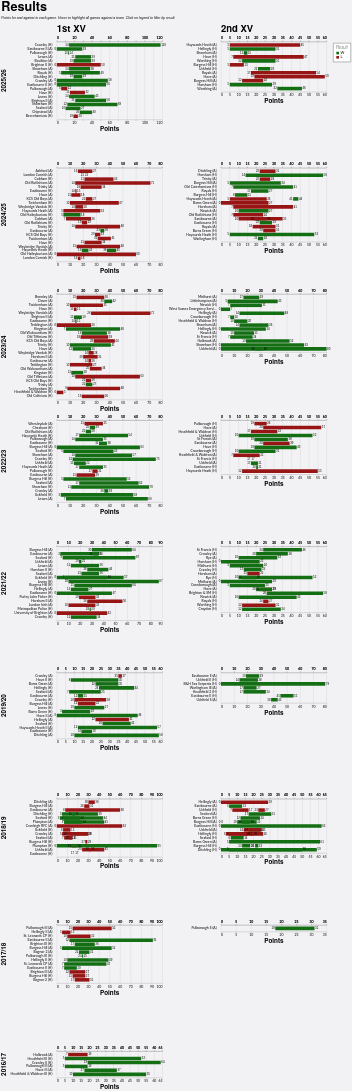

Write the Vega-Lite specification saved for this chart.
### Vega-Lite specification from a JSON file in a GitHub repository (floating-point values rounded to 4 significant figures; data arrays with more than 128 entries replaced by an {"elided": "..."} marker saying what was removed)
{"config": {"axis": {"labelFont": "Lato, sans-serif", "titleFont": "PT Sans Narrow, Helvetica Neue, Helvetica, Arial, sans-serif", "labelFontSize": 13, "titleFontSize": 24, "gridColor": "#202947", "gridOpacity": 0.2}, "header": {"labelFont": "PT Sans Narrow, Helvetica Neue, Helvetica, Arial, sans-serif", "titleFont": "PT Sans Narrow, Helvetica Neue, Helvetica, Arial, sans-serif", "labelFontSize": 24, "titleFontSize": 28, "labelFontWeight": "bold", "orient": "left"}, "legend": {"labelFont": "Lato, sans-serif", "titleFont": "PT Sans Narrow, Helvetica Neue, Helvetica, Arial, sans-serif", "labelFontSize": 14, "titleFontSize": 16, "titlePadding": 5, "fillColor": "white", "strokeColor": "black", "padding": 10, "titleFontWeight": "lighter", "titleFontStyle": "italic", "titleColor": "gray", "offset": 10}, "title": {"font": "PT Sans Narrow, Helvetica Neue, Helvetica, Arial, sans-serif", "fontSize": 48, "fontWeight": "bold", "anchor": "start", "align": "center", "titlePadding": 20, "subtitlePadding": 10, "subtitleFontSize": 13, "subtitleColor": "", "subtitleFontStyle": "italic", "offset": 15, "color": "black"}, "axisX": {"labelAngle": 0}, "facet": {"title": null, "header": null, "align": {"row": "each", "column": "each"}}, "resolve": {"scale": {"y": "independent", "facet": "independent"}}, "background": "#f2f1f4", "view": {"strokeWidth": 0}}, "data": {"name": "data-f264136793be4e8603c8a11440995066"}, "facet": {"column": {"field": "squad", "header": {"labelAnchor": "start", "labelExpr": "datum.value + ' XV'", "labelFontSize": 36, "title": null}, "title": null, "type": "nominal"}, "row": {"field": "season", "sort": {"field": "season", "order": "descending"}, "title": null, "type": "nominal"}}, "spec": {"layer": [{"mark": {"type": "bar"}, "encoding": {"color": {"field": "result", "legend": {"orient": "right", "title": "Result", "titleOrient": "top"}, "scale": {"domain": ["W", "L"], "range": ["#146f14", "#981515"]}, "type": "nominal"}, "detail": {"field": "game_id", "type": "nominal"}, "opacity": {"condition": {"param": "param_15", "value": 1.0, "empty": true}, "value": 0.2}, "x": {"axis": {"offset": 5, "orient": "bottom"}, "field": "pf", "title": "Points", "type": "quantitative"}, "x2": {"field": "pa"}, "y": {"axis": {"domain": false, "grid": false, "offset": 15, "ticks": false, "title": null}, "field": "game_label", "sort": {"field": "date", "order": "descending"}, "title": null, "type": "nominal"}}, "name": "view_2"}, {"mark": {"type": "text", "align": "right", "dx": -2, "dy": 0}, "encoding": {"color": {"value": "black"}, "detail": {"field": "game_id", "type": "nominal"}, "opacity": {"condition": {"param": "param_15", "value": 1.0, "empty": true}, "value": 0.2}, "text": {"field": "loser", "type": "nominal"}, "x": {"axis": {"offset": 5, "orient": "top"}, "field": "loser", "title": null, "type": "quantitative"}, "y": {"axis": {"domain": false, "grid": false, "offset": 15, "ticks": false, "title": null}, "field": "game_label", "sort": {"field": "date", "order": "descending"}, "title": null, "type": "nominal"}}}, {"mark": {"type": "text", "align": "left", "dx": 2, "dy": 0}, "encoding": {"color": {"value": "black"}, "detail": {"field": "game_id", "type": "nominal"}, "opacity": {"condition": {"param": "param_15", "value": 1.0, "empty": true}, "value": 0.2}, "text": {"field": "winner", "type": "nominal"}, "x": {"axis": {"offset": 5, "orient": "top"}, "field": "winner", "title": null, "type": "quantitative"}, "y": {"axis": {"domain": false, "grid": false, "offset": 15, "ticks": false, "title": null}, "field": "game_label", "sort": {"field": "date", "order": "descending"}, "title": null, "type": "nominal"}}}], "height": {"step": 15}, "transform": [{"filter": {"param": "param_16"}}], "width": 400}, "params": [{"name": "param_15", "select": {"type": "point", "clear": "mouseout", "fields": ["opposition"], "on": "hover"}, "views": ["view_2"]}, {"name": "param_16", "select": {"type": "point", "fields": ["result"]}, "bind": "legend", "views": ["view_2"]}], "resolve": {"scale": {"x": "independent", "y": "independent"}}, "spacing": 10, "title": {"text": "Results", "subtitle": "Points for and against in each game. Hover to highlight all games against a team. Click on legend to filter by result."}, "$schema": "https://vega.github.io/schema/vega-lite/v5.20.1.json", "datasets": {"data-f264136793be4e8603c8a11440995066": {"elided": "273 records"}}}
